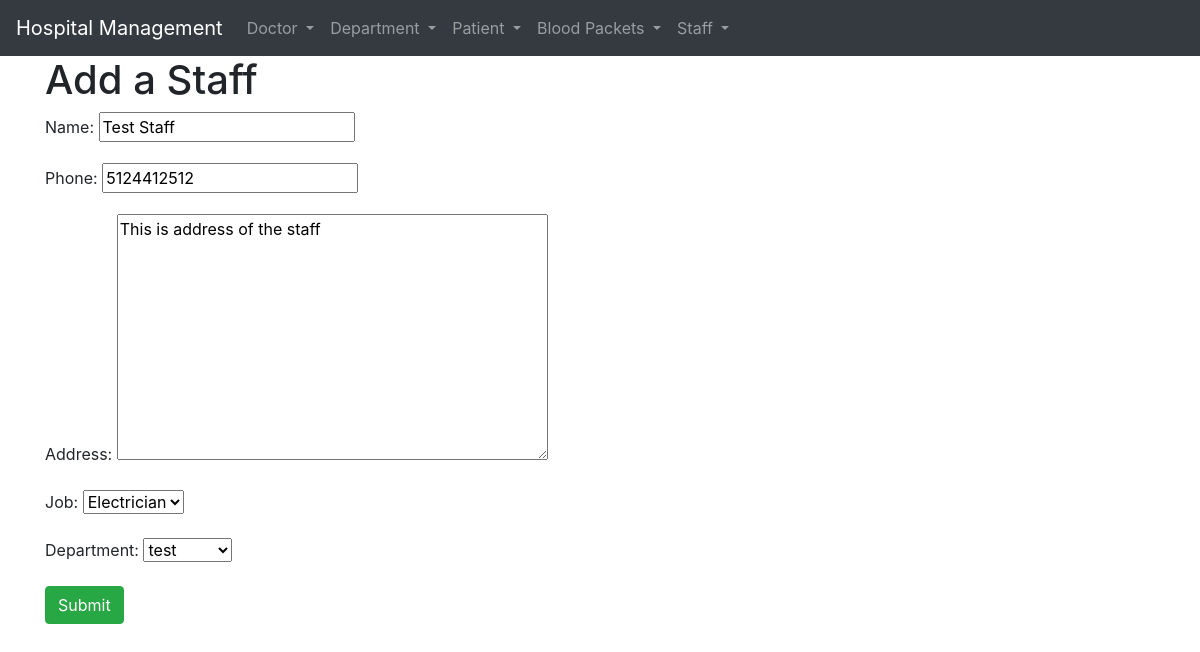
The page /1/update-staff/ on the database as committed earlier.
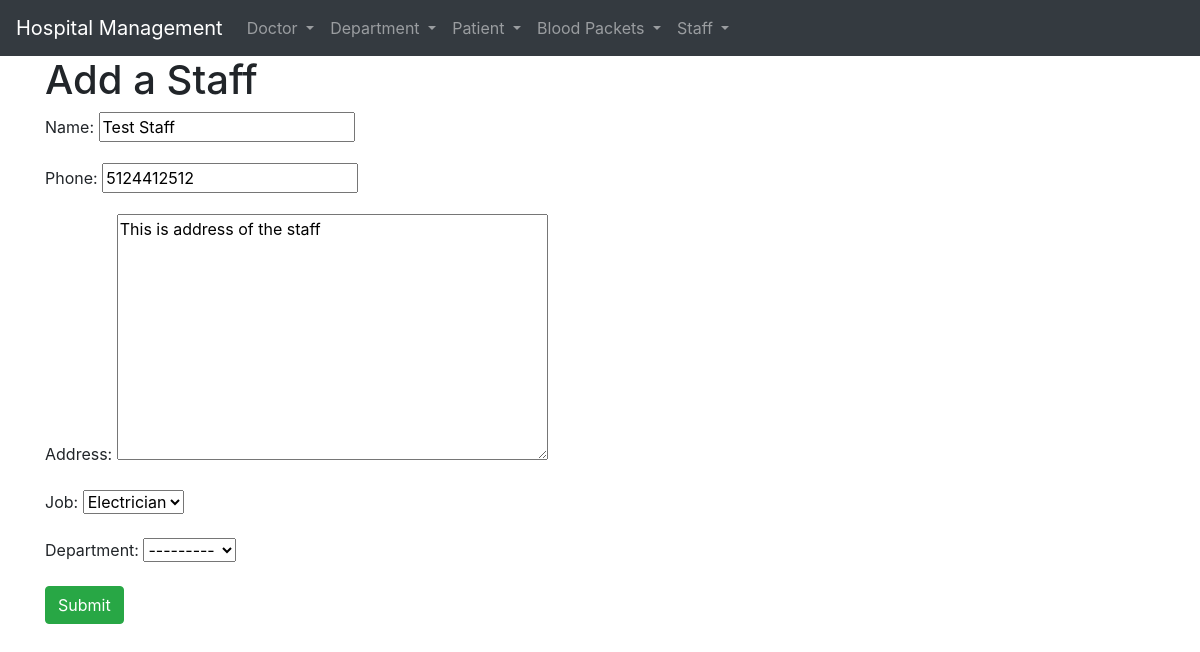
The same page on the database as committed later.
### BloodManagement/models.py (models this page shows, shortened)
class Staff(models.Model):
    name = models.CharField(max_length=20)
    phone = models.IntegerField(validators=[MaxValueValidator(9999999999)])
    address = models.TextField()
    job = models.CharField(choices=[
        ('IT','IT'),
        ('Elec','Electrician'),
        ('Nurse','Nurse')
    ],max_length=5)
    department = models.ForeignKey(Department,on_delete=models.SET_NULL,null=True,related_name='staff')

class Department(models.Model):
    name = models.CharField(max_length=10,unique=True)
    dept_type = models.CharField(max_length=10)
    capacity = models.IntegerField()
    def __str__(self):
        return self.name

### BloodManagement/views.py (the view)
# urls.py: path('<int:pk>/update-staff/',views.staff_update,name='staff-update'),
def staff_update(request,pk):
    if request.method == 'POST':
        form = CreateStaffForm(request.POST)
        if form.is_valid():
            name = form.cleaned_data.get('name')
            phone = form.cleaned_data.get('phone')
            address = form.cleaned_data.get('address')
            job = form.cleaned_data.get('job')
            department = form.cleaned_data.get('department')
            Staff.objects.filter(pk=pk).update(
                name=name,
                phone=phone,
                address=address,
                job=job,
                department=department,
            )
            staff = Staff.objects.get(pk=pk)
            return redirect('bloodmanagement:staff-detail',pk=staff.pk)
    else:
        staff = Staff.objects.get(pk=pk)
        form = CreateStaffForm(initial={
            "name":staff.name,
            "phone":staff.phone,
            "job":staff.job,
            "address":staff.address,
            "department":staff.department,
        })
        return render(request,'staff_create.html',context={'form':form})

### BloodManagement/forms.py
class CreateStaffForm(forms.Form):
    name = forms.CharField(max_length=20)
    phone = forms.IntegerField()
    address = forms.CharField(widget=forms.Textarea,max_length=50)
    job = forms.ChoiceField(choices=[
        ('IT','IT'),
        ('Elec','Electrician'),
        ('Nurse','Nurse')
    ])
    department = forms.ModelChoiceField(queryset=Department.objects.all())

### BloodManagement/templates/staff_create.html (shortened to what this page needs)
{% extends 'base.html' %}
{% block content %}
<h1>Add a Staff</h1>
<form method='POST'>
    {{form.as_p}}
    <input type="submit" class="btn btn-success" value="Submit">
</form>
{% endblock %}

Rows that differ between the two databases and show on the page:
changed Staff "This is address of the staff": department "test" → "---------"
